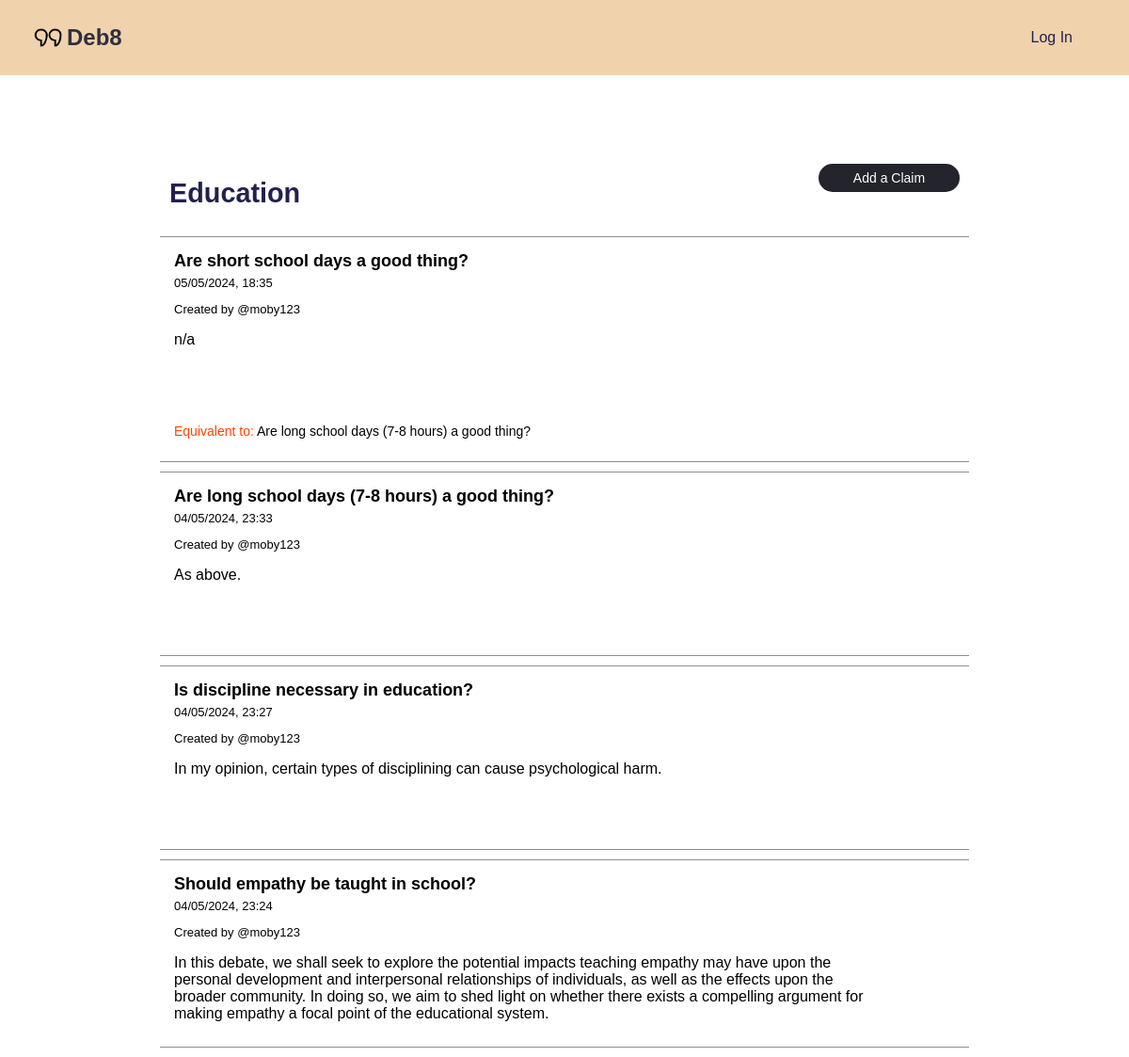
The page /topic/60 on the database its author committed.
### tables this page shows
CREATE TABLE topic (
    topicID INTEGER PRIMARY KEY AUTOINCREMENT,
    topicName TEXT NOT NULL,
    postingUser INTEGER,
    creationTime INTEGER NOT NULL DEFAULT (strftime('%m/%d/%Y %H:%M:%S', 'now')),
    updateTime INTEGER NOT NULL DEFAULT (strftime('%m/%d/%Y %H:%M:%S', 'now')),
    FOREIGN KEY (postingUser) REFERENCES user(userID) ON DELETE SET NULL ON UPDATE CASCADE
);

CREATE TABLE claim (
    claimID INTEGER PRIMARY KEY AUTOINCREMENT,
    topic INTEGER NOT NULL REFERENCES topic(topicID) ON DELETE CASCADE ON UPDATE CASCADE,
    postingUser INTEGER REFERENCES user(userID) ON DELETE SET NULL ON UPDATE CASCADE,
    creationTime INTEGER NOT NULL DEFAULT (strftime('%m/%d/%Y %H:%M', 'now')),
    updateTime INTEGER NOT NULL DEFAULT (strftime('%m/%d/%Y %H:%M', 'now')),
    claimHeader VARCHAR(100),
    text TEXT NOT NULL
);

CREATE TABLE claimToClaimType (
    claimRelTypeID INTEGER NOT NULL PRIMARY KEY AUTOINCREMENT,
    claimRelType TEXT NOT NULL
);

CREATE TABLE claimToClaim (
    claimRelID INTEGER NOT NULL PRIMARY KEY AUTOINCREMENT,
    first INTEGER NOT NULL REFERENCES claim(claimID) ON DELETE CASCADE ON UPDATE CASCADE,
    second INTEGER NOT NULL REFERENCES claim(claimID) ON DELETE CASCADE ON UPDATE CASCADE,
    claimRelType INTEGER NOT NULL REFERENCES claimToClaimType(claimRelTypeID) ON DELETE CASCADE ON UPDATE CASCADE,
    CONSTRAINT claimToClaimUnique UNIQUE (first, second)
);

### app.py (the view)
@app.route('/topic/<int:topicId>')
def topic(topicId):
    try:
        with sqlite3.connect('debate.sqlite') as connection:
            cursor = connection.cursor()
            cursor.execute('SELECT * FROM topic WHERE topicID = ? ORDER BY creationTime DESC' , (topicId,))
            topic = cursor.fetchone()
            if topic is None:
                return "Topic not found", 404
            topic_data = {'topicID': topic[0], 'topicName': topic[1]}
            context = {
                'topic_data': topic_data,
                'logged_in': session.get('logged_in', False),
                'username': session.get('username', None)
            }
            cursor.execute('''
                SELECT c.claimID, c.topic, c.postingUser, c.creationTime, c.updateTime, c.claimHeader, c.text, ct.claimRelType
                FROM claim c
                LEFT JOIN claimToClaim cc ON (c.claimID = cc.first OR c.claimID = cc.second)
                LEFT JOIN claimToClaimType ct ON cc.claimRelType = ct.claimRelTypeID
                WHERE c.topic = ? ORDER BY c.creationTime DESC
            ''', (topicId,))
            claims = cursor.fetchall()
            claim_data_list = []
            for claim in claims:
                cursor.execute('''
                    SELECT cc.second, cc.claimRelType, c.claimHeader
                    FROM claimToClaim cc
                    JOIN claim c ON cc.second = c.claimID
                    WHERE cc.first = ?
                ''', (claim[0],))
                related_claims = cursor.fetchall()
                related_claims_list = [{
                    'claimID': rel[0],
                    'relation': rel[1],
                    'claimHeader': rel[2]
                } for rel in related_claims]
                claim_data = {
                    'claimID': claim[0],
                    'topic': claim[1],
                    'postingUser': claim[2],
                    'creationTime': claim[3],
                    'updateTime': claim[4],
                    'claimHeader': claim[5],
                    'text': claim[6],
                    'claimType': claim[7] or "Unknown Type",
                    'relatedClaims': related_claims_list
                }
                claim_data_list.append(claim_data)
            related_claims_json = json.dumps(claim_data_list)
            context['claims'] = claim_data_list
            return render_template('topic.html', context=context, related_claims_json=related_claims_json)
    except Exception as e:
        return f"An error occurred while fetching topic: {e}"

### templates/topic.html (shortened to what this page needs)
{% extends "base.html" %}
{% block head %}
<link rel="stylesheet" type="text/css" href="{{url_for('static', filename='topic.css')}}">
{% endblock %}
{% block content %}
<div class="main-container">
    <div class="main-header">
        <h3 id="topic-header">{{ context.topic_data.topicName }}</h3>
        <p id="add" class="add" style="cursor: pointer;">Add a Claim</p>
    </div>
    <div class="claims">
        {% for claim in context.claims %}
        <div class="claim-container">
            <a id="header" href="{{ url_for('view_claim', claim_id=claim.claimID) }}">{{claim.claimHeader}}</a>
            <div class="first-cont">
                <p class="info" id="time">{{claim.creationTime}}</p>
                <p class="info-user">Created by @{{claim.postingUser}}</p>
            </div>
            <div class="claim-info">
                <div class="text">
                    <p>{{ claim.text }}</p>
                </div>
            </div>
            {% if claim.relatedClaims %}
            <div class="orange">
                <p>{{ claim.claimType }} to:
                    {% for related in claim.relatedClaims %}
                        <a href="/claim/{{ related.claimID }}" class="related-claim-link">{{ related.claimHeader }}</a>
                    {% endfor %}
                </p>
            </div>
        {% endif %}
        </div>
        {% endfor %}
    </div>
</div>
{% endblock %}

### static/base.css (style rules this page uses)
* { font-family: Arial; }
body { padding: 0; margin: 0; background-color: white; }
a { text-decoration: none; cursor: pointer; color: black; }
.main-header h3 { color: #21214d; font-size: 1.8rem; }
h3 { color: #21214d; font-size: 1.8rem; }

### static/topic.css (style rules this page uses)
.main-container { width: 100vw; min-height: 100vh; height: auto; display: flex; flex-direction: column; align-items: center; justify-content: flex-start; }
.main-header { display: flex; justify-content: space-between; width: 70%; font-size: 1.2rem; margin-top: 10vh; }
.claims { display: flex; flex-direction: column; align-items: center; width: 100%; }
.claim-container { display: flex; flex-direction: column; justify-content: flex-start; align-items: flex-start; width: 70%; margin-bottom: 10px; padding: 10px; background-color: white; border-top: 0.5px solid #918e8e; border-bottom: 0.5px solid #918e8e; }
#header { color: black; font-size: 18px; font-weight: 600; margin-right: 7px; margin-top: 0; padding: 5px; }
#add, .add { display: flex; justify-content: center; align-items: center; height: 30px; width: 150px; color: white; background-color: #24242c; border-radius: 15px; font-size: 14px; }
.claim-info { display: flex; flex-direction: column; margin-left: 5px; align-items: flex-start; width: 90%; min-height: 100px; margin-left: 5px; }
.info { font-size: 13px; margin: 0 0 0 5px; }
.info-user { margin-left: 5px; margin-bottom: 0; font-size: 13px; }
.first-cont { display: flex; flex-direction: column; height: auto; min-width: 200px; justify-content: flex-start; align-items: flex-start; }
.orange { color: orangered; font-size: 14px; margin-top: 0; margin-left: 5px; }

### rows shown on the page
topic: topic_data.topicName "Education"
claim: claimHeader "Are short school days a good thing?", creationTime "05/05/2024, 18:35", postingUser "moby123", text "n/a", claimType "Equivalent"
claimToClaim: claimHeader "Are long school days (7-8 hours) a good thing?"
claim: claimHeader "Are long school days (7-8 hours) a good thing?", creationTime "04/05/2024, 23:33", postingUser "moby123", text "As above."
claim: claimHeader "Is discipline necessary in education?", creationTime "04/05/2024, 23:27", postingUser "moby123", text "In my opinion, certain types of disciplining can cause psychological harm."
claim: claimHeader "Should empathy be taught in school?", creationTime "04/05/2024, 23:24", postingUser "moby123", text "In this debate, we shall seek to explore the potential impacts teaching empathy may have upon the personal development and interpersonal relationships of individuals, as well as the effects upon the broader community. In doing so, we aim to shed light on whether there exists a compelling argument for making empathy a focal point of the educational system."
